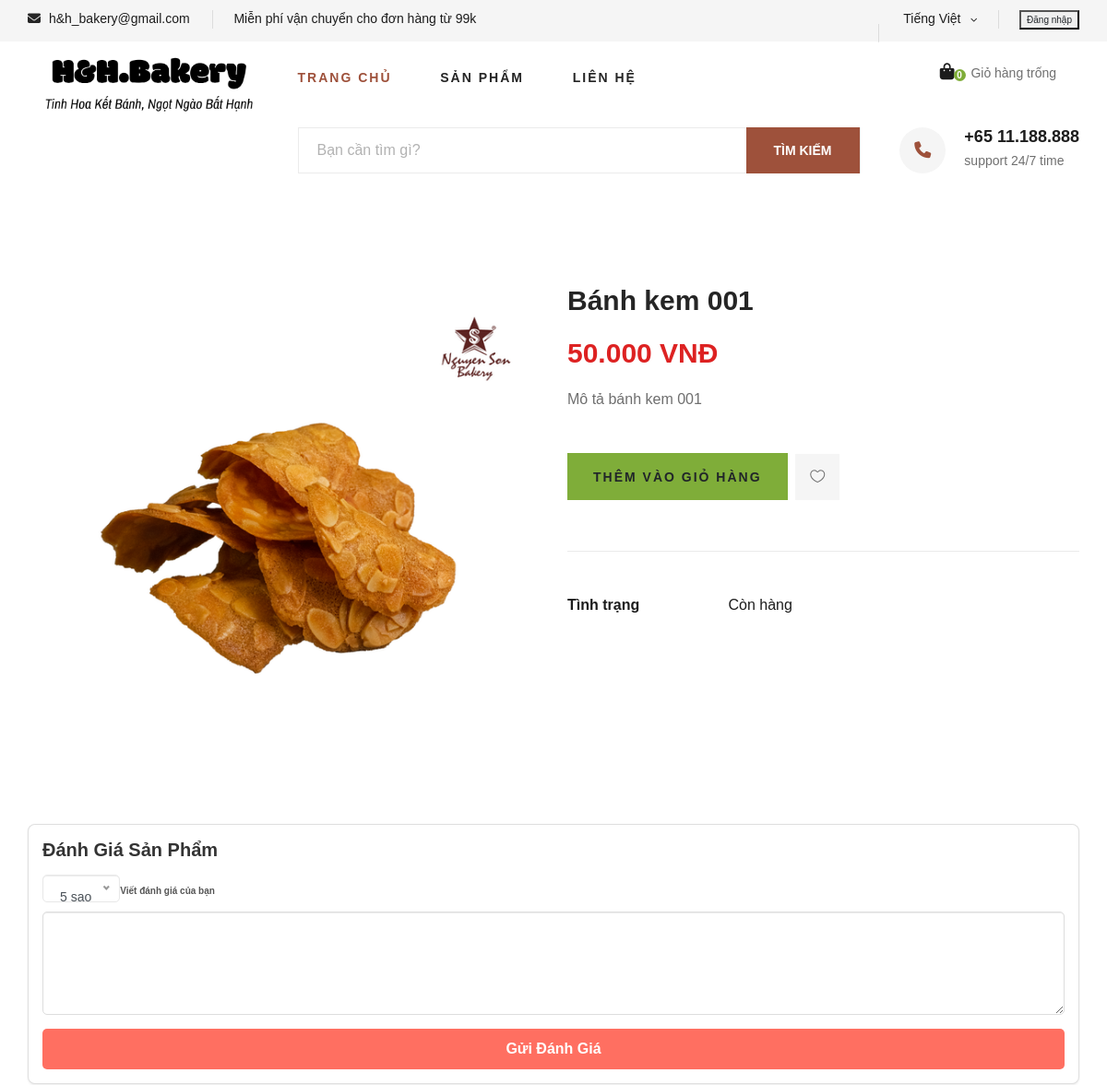
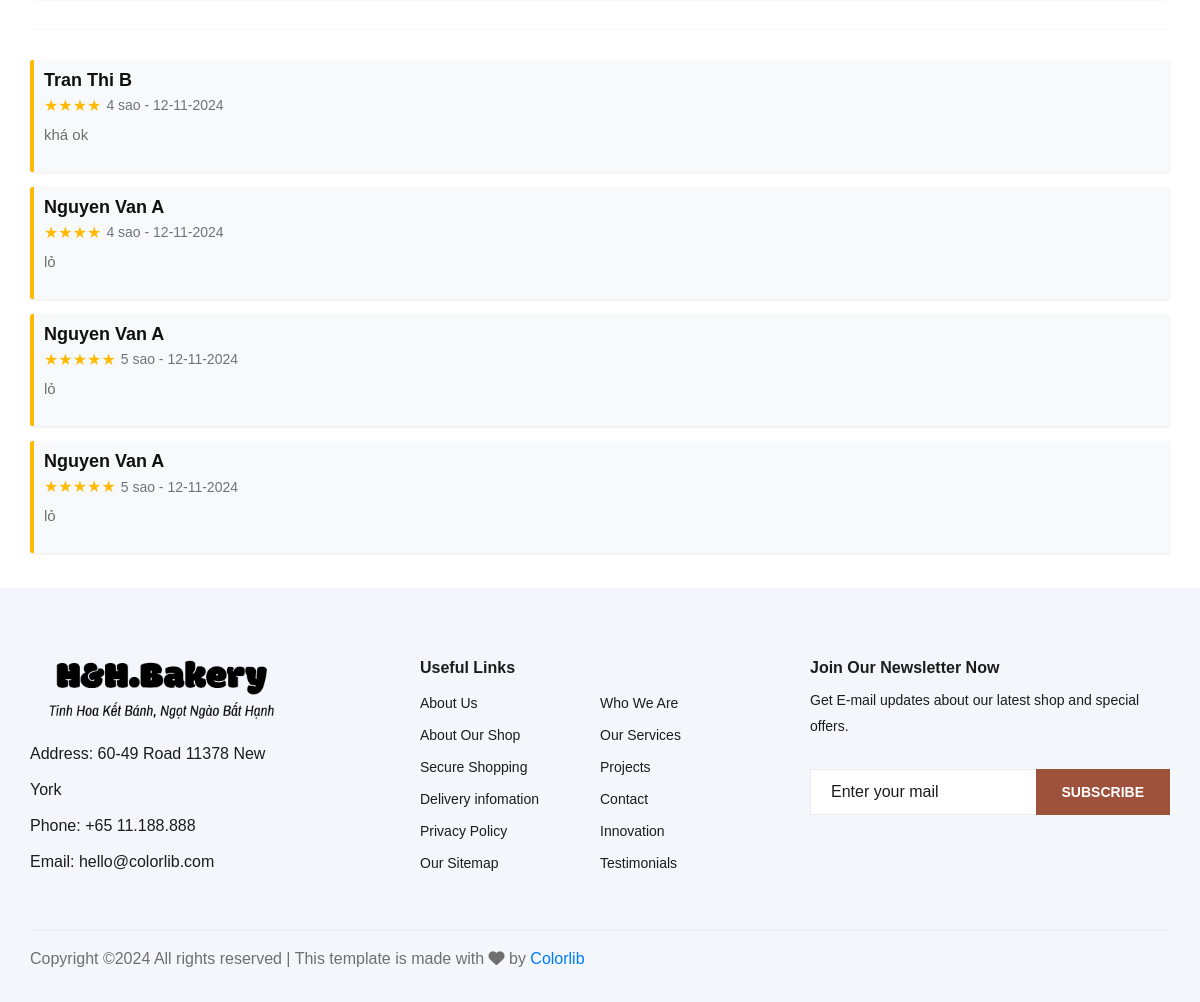
Screenshot of /shop-details.php?id=11 with the database file from the repository (2 pictures, top to bottom).
### tables this page shows
CREATE TABLE `products` (
  `product_id` int(11) NOT NULL,
  `product_name` varchar(255) NOT NULL,
  `description` text DEFAULT NULL,
  `price` decimal(10,2) NOT NULL,
  `stock_quantity` int(11) DEFAULT 0,
  `product_image` varchar(255) DEFAULT NULL,
  `category_id` int(11) DEFAULT NULL,
  `created_at` timestamp NOT NULL DEFAULT current_timestamp(),
  `updated_at` timestamp NOT NULL DEFAULT current_timestamp() ON UPDATE current_timestamp()
);

CREATE TABLE `product_reviews` (
  `review_id` int(11) NOT NULL,
  `product_id` int(11) NOT NULL,
  `customer_id` int(11) NOT NULL,
  `rating` tinyint(4) NOT NULL CHECK (`rating` between 1 and 5),
  `review_text` text DEFAULT NULL,
  `created_at` timestamp NOT NULL DEFAULT current_timestamp()
);

CREATE TABLE `customers` (
  `customer_id` int(11) NOT NULL,
  `first_name` varchar(100) NOT NULL,
  `last_name` varchar(100) NOT NULL,
  `email` varchar(255) NOT NULL,
  `phone` varchar(20) DEFAULT NULL,
  `address` text DEFAULT NULL,
  `created_at` timestamp NOT NULL DEFAULT current_timestamp(),
  `updated_at` timestamp NOT NULL DEFAULT current_timestamp() ON UPDATE current_timestamp(),
  `password` varchar(255) NOT NULL
);

### shop-details.php (the view, shortened to what this page needs)
<?php
include 'includes/db_conn.inc';
if (isset($_GET['id'])) {
    $maSP = intval($_GET['id']);
    $sql = "SELECT * FROM products WHERE product_id = " . $maSP;
    $result = mysqli_query($conn, $sql);
    $cake = mysqli_fetch_assoc($result);
} else {
    echo "Không tìm thấy dữ liệu.";
    exit;
}
$review_query = "SELECT r.rating, r.review_text, r.created_at, c.first_name, c.last_name
                 FROM product_reviews r
                 JOIN customers c ON r.customer_id = c.customer_id
                 WHERE r.product_id = ? ORDER BY r.created_at DESC";
$review_stmt = $conn->prepare($review_query);
$review_stmt->bind_param("i", $maSP);
$review_stmt->execute();
$reviews = $review_stmt->get_result()->fetch_all(MYSQLI_ASSOC);
?>
<section class="product-details spad">
    <div class="container">
        <div class="row">
            <div class="col-lg-6 col-md-6">
                <div class="product__details__pic">
                    <img class="product__details__pic__item--large"
                        src="img/product/<?php echo $cake['product_image']; ?>" alt="">
                </div>
            </div>
            <div class="col-lg-6 col-md-6">
                <div class="product__details__text">
                    <h3><?php echo htmlspecialchars($cake['product_name']); ?></h3>
                    <div class="product__details__price">
                        <?php echo number_format($cake['price'], 0, ',', '.'); ?> VNĐ
                    </div>
                    <p><?php echo nl2br(htmlspecialchars($cake['description'])); ?></p>
                    <a type="button" onclick="addToCart(<?php echo $maSP ?>)" class="primary-btn ">Thêm vào
                        giỏ hàng</a>
                    <a href="#" class="heart-icon"><span class="icon_heart_alt"></span></a>
                    <ul>
                        <li><b>Tình trạng</b>
                            <span><?php echo ($cake['stock_quantity'] > 0) ? 'Còn hàng' : 'Hết hàng'; ?></span>
                        </li>
                    </ul>
                </div>
            </div>
        </div>
        <div class="row mt-5">
            <div class="col-lg-12">
                <div class="review-form card p-4 shadow-sm">
                    <h4 class="mb-4">Đánh Giá Sản Phẩm</h4>
                    <form action="" method="POST">
                        <div class="form-group">
                            <label for="review" class="font-weight-bold">Viết đánh giá của bạn</label>
                            <textarea name="review" id="review" class="form-control" rows="4" required></textarea>
                        </div>
                        <button type="submit" class="btn btn-primary btn-block">Gửi Đánh Giá</button>
                    </form>
                </div>
                <hr class="my-5">
                <?php if (!empty($reviews)): ?>
                    <?php foreach ($reviews as $review): ?>
                        <div class="review mb-4 p-3 bg-light rounded shadow-sm">
                            <h5 class="mb-1"><?php echo htmlspecialchars($review['first_name'] . ' ' . $review['last_name']); ?>
                            </h5>
                            <small class="text-muted">
                                <span class="stars"><?php echo str_repeat("★", $review['rating']); ?></span>
                                <?php echo $review['rating']; ?> sao -
                                <?php echo date("d-m-Y", strtotime($review['created_at'])); ?>
                            </small>
                            <p class="mt-2"><?php echo nl2br(htmlspecialchars($review['review_text'])); ?></p>
                        </div>
                    <?php endforeach; ?>
                <?php else: ?>
                    <p>Chưa có đánh giá nào cho sản phẩm này.</p>
                <?php endif; ?>
            </div>
        </div>
    </div>
</section>
<?php
include "includes/layout.php";
?>

### css/style.css (style rules this page uses)
html, body { height: 100%; font-family: Arial, Helvetica, sans-serif; -webkit-font-smoothing: antialiased; font-smoothing: antialiased; }
h1, h2, h3, h4, h5, h6 { margin: 0; color: #111111; font-weight: 400; font-family: Arial, Helvetica, sans-serif; }
h3 { font-size: 30px; }
h4 { font-size: 24px; }
h5 { font-size: 18px; }
p { font-size: 16px; font-family: Arial, Helvetica, sans-serif; color: #6f6f6f; font-weight: 400; line-height: 26px; margin: 0 0 15px 0; }
img { max-width: 100%; }
ul, ol { padding: 0; margin: 0; }
.spad { padding-top: 20px; padding-bottom: 20px; }
.primary-btn { display: inline-block; font-size: 14px; padding: 10px 28px 10px; color: #ffffff; text-transform: uppercase; font-weight: 700; background: #7fad39; letter-spacing: 2px; }
.product-details { padding-top: 80px; }
.product__details__text h3 { color: #252525; font-weight: 700; margin-bottom: 16px; }
.product__details__text .product__details__price { font-size: 30px; color: #dd2222; font-weight: 600; margin-bottom: 15px; }
.product__details__text p { margin-bottom: 45px; }
.product__details__text .primary-btn { padding: 16px 28px 14px; margin-right: 6px; margin-bottom: 5px; }
.product__details__text .heart-icon { display: inline-block; font-size: 16px; color: #6f6f6f; padding: 13px 16px 13px; background: #f5f5f5; }
.product__details__text ul { border-top: 1px solid #ebebeb; padding-top: 40px; margin-top: 50px; }
.product__details__text ul li { font-size: 16px; color: #1c1c1c; list-style: none; line-height: 36px; }
.product__details__text ul li b { font-weight: 700; width: 170px; display: inline-block; }
@media only screen and (min-width: 1200px) { .container { max-width: 1170px; } }

### includes/login.php (style rules this page uses)
.form-control { height: 30px; }
.btn { border: none; outline: none; }

### shop-details.php (style rules this page uses)
.review { background-color: #f9f9f9; border-left: 4px solid #ffba00; padding: 15px; margin-bottom: 20px; border-radius: 8px; box-shadow: 0px 4px 8px rgba(0, 0, 0, 0.1); }
.review h5 { font-size: 18px; font-weight: bold; margin-bottom: 5px; }
.review small { color: #666; font-size: 14px; display: flex; align-items: center; }
.review .stars { color: #ffba00; font-size: 16px; margin-right: 5px; }
.review p { font-size: 15px; margin-top: 10px; line-height: 1.6; }
.review-form { background-color: #ffffff; padding: 20px; border-radius: 8px; box-shadow: 0px 4px 8px rgba(0, 0, 0, 0.1); }
.review-form { background-color: #ffffff; padding: 20px; border-radius: 8px; box-shadow: 0px 4px 12px rgba(0, 0, 0, 0.1); margin-bottom: 30px; }
.review-form h4 { font-weight: bold; font-size: 20px; color: #333; margin-bottom: 20px; }
.review-form label { font-weight: 500; color: #555; }
.review-form textarea { width: 100%; padding: 10px; border-radius: 5px; border: 1px solid #ddd; margin-top: 10px; font-size: 15px; resize: vertical; }
.review-form button[type="submit"] { background-color: #ff6f61; color: #fff; font-weight: bold; padding: 10px; border: none; border-radius: 5px; font-size: 16px; cursor: pointer; transition: background-color 0.3s ease; width: 100%; margin-top: 15px; }

### rows the page displays
products: product_image (picture), product_name "Bánh kem 001", price "50.000", description "Mô tả bánh kem 001"
product_reviews: customer.last_name "Tran Thi B", rating "★★★★", rating "4", created_at "12-11-2024", review_text "khá ok"
product_reviews: customer.last_name "Nguyen Van A", rating "★★★★", rating "4", created_at "12-11-2024", review_text "lỏ"
product_reviews: customer.last_name "Nguyen Van A", rating "★★★★★", rating "5", created_at "12-11-2024", review_text "lỏ"
product_reviews: customer.last_name "Nguyen Van A", rating "★★★★★", rating "5", created_at "12-11-2024", review_text "lỏ"
